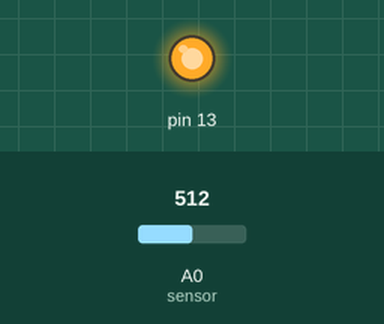
The sketch below on a simulated Arduino Uno, built with avr-gcc and run on an emulated ATmega328P. Shown: output pins drawn as LEDs (lit = HIGH). The inputs (shaded band) are chosen by the test bench; at power-on: A0 (sensor) = 512. What the sketch prints to the serial monitor is not drawn.

Above: at 1.2 s.
1.3 s: A0 (sensor) set to 214
4.3 s: A0 (sensor) set to 196
Timing chart, 0 to 7.3 s (numbered marks = the images above; inputs shaded):
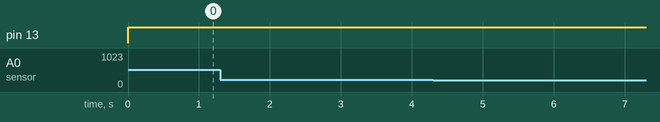

Measured:
- after the input at 1.3 s, every drawn part: stays the same
- after the input at 4.3 s, every drawn part: stays the same

The sketch:

blink.ino
```cpp
#include <RBD_Timer.h> // https://github.com/alextaujenis/RBD_Timer- Include the RBD_Timer library
#include <RBD_Light.h> // https://github.com/alextaujenis/RBD_Light- Include the RBD_Light library

int blinkless = 250;   // Duration of the blink for temperatures below 30 degrees Celsius (in milliseconds)
int blinkMore = 500;   // Duration of the blink for temperatures above 30 degrees Celsius (in milliseconds)
int blinkLed = 13;     // Pin number to which the LED is connected
RBD::Light light(blinkLed);  // Create an instance of the RBD::Light class to control the LED

void setup() {
  Serial.begin(9600);   // Initialize serial communication at 9600 baud rate
}

void loop() {
  int analogValue = analogRead(A0);   // Read the analog value from pin A0 connected to the temperature sensor
  float celsius = (analogValue * 500.) / 1023.;  // Convert the analog value to Celsius temperature

  Serial.print("Temperature: ");   // Print the temperature label
  Serial.print(celsius);            // Print the temperature value
  Serial.println(" ℃");             // Print the temperature unit

  if (celsius < 30) {   // If the temperature is below 30 degrees Celsius
    light.blink(blinkless, blinkless);  // Blink the LED with the specified duration
    light.update();   // Update the LED state
  }
  else if (celsius > 30) {   // If the temperature is above 30 degrees Celsius
    light.blink(blinkMore, blinkMore);  // Blink the LED with a different duration
    light.update();   // Update the LED state
  }
}
```
